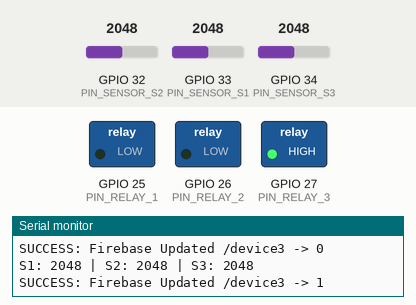
This sketch was run on a simulated ESP32. On the bench: switched loads named in the sketch (green lamp = pin HIGH), the last lines printed to the serial monitor. Inputs (shaded band) come from the test bench; at power-on: GPIO 33 (PIN_SENSOR_S1) = 2048, GPIO 32 (PIN_SENSOR_S2) = 2048, GPIO 34 (PIN_SENSOR_S3) = 2048 (analog values on the 0–4095 scale). WiFi joins after 1.5 s; servers stay silent unless stated.

Above: at 3.1 s.
3.2 s: GPIO 33 (PIN_SENSOR_S1) set to 2527
4.7 s: GPIO 33 (PIN_SENSOR_S1) set to 2661
At 5.9 s:
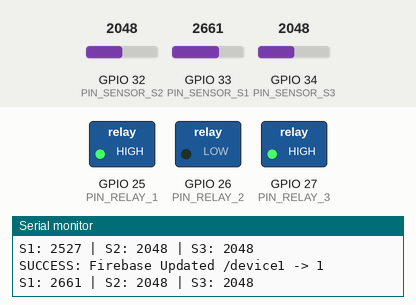
6.2 s: GPIO 32 (PIN_SENSOR_S2) set to 2577
7.7 s: GPIO 32 (PIN_SENSOR_S2) set to 2707
At 8.2 s:
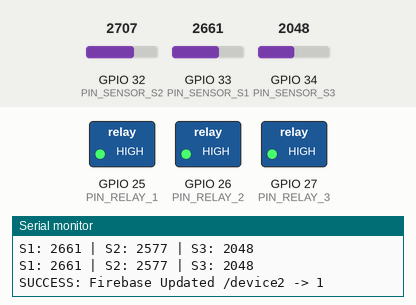
Timing chart, 0 to 10.3 s (numbered marks = the images above; inputs shaded):
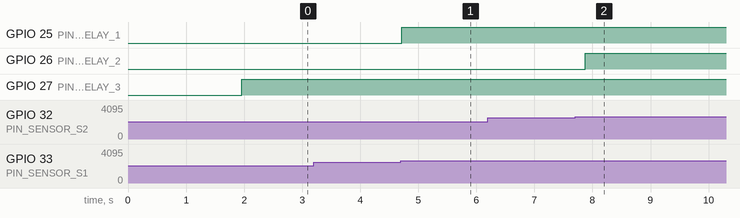

Measured:
- the behaviour switches between 2590 and 2591 on GPIO 33 (PIN_SENSOR_S1) (found by bisection; images 0 and 1)
- the behaviour switches between 2635 and 2636 on GPIO 32 (PIN_SENSOR_S2) (found by bisection; images 1 and 2)
- after the input at 4.7 s, GPIO 25 (PIN_RELAY_1): LOW → HIGH at once
- after the input at 7.7 s, GPIO 26 (PIN_RELAY_2): LOW → HIGH after 0.17 s

The sketch:

ESP32Code.ino
```cpp
#include <Arduino.h>
#include <WiFi.h>
#include <Firebase_ESP_Client.h>

// --- USER CONFIGURATION ---
#define WIFI_SSID "YOUR_WIFI_NAME"
#define WIFI_PASSWORD "YOUR_WIFI_PASSWORD"

// Firebase Config
#define API_KEY "YOUR_FIREBASE_API_KEY"
#define DATABASE_URL "YOUR_PROJECT_ID.firebaseio.com"

// --- Pin Definitions ---
const int PIN_SENSOR_S2 = 32;
const int PIN_SENSOR_S1 = 33;
const int PIN_SENSOR_S3 = 34;

const int PIN_RELAY_1 = 25;
const int PIN_RELAY_2 = 26;
const int PIN_RELAY_3 = 27;

// --- Thresholds (Adjust these based on Serial Monitor values) ---
const int THRESHOLD_S2 = 2635;
const int THRESHOLD_S1 = 2590;
const int THRESHOLD_S3 = 3800;

// --- Firebase Objects ---
FirebaseData fbDO;
FirebaseAuth auth;
FirebaseConfig config;
bool wifiConnected = false;

// --- State Variables ---
bool relayState1 = false;
bool relayState2 = false;
bool relayState3 = false;

bool lastStateS1Bent = false;
bool lastStateS2Bent = false;
bool lastStateS3Bent = false;

unsigned long lastDebounceTime = 0;
const unsigned long debounceDelay = 200;

void setup() {
  Serial.begin(115200);

  // 1. Initialize Pins
  pinMode(PIN_RELAY_1, OUTPUT);
  pinMode(PIN_RELAY_2, OUTPUT);
  pinMode(PIN_RELAY_3, OUTPUT);
  digitalWrite(PIN_RELAY_1, LOW);
  digitalWrite(PIN_RELAY_2, LOW);
  digitalWrite(PIN_RELAY_3, LOW);
  analogReadResolution(12);

  // 2. Connect to WiFi
  Serial.print("Connecting to WiFi");
  WiFi.begin(WIFI_SSID, WIFI_PASSWORD);
  while (WiFi.status() != WL_CONNECTED) {
    Serial.print(".");
    delay(300);
  }
  Serial.println();
  Serial.print("Connected with IP: ");
  Serial.println(WiFi.localIP());
  wifiConnected = true;

  // 3. Connect to Firebase (FIXED SETTINGS)
  config.api_key = API_KEY;
  config.database_url = DATABASE_URL;

  // --- CRITICAL FIXES FOR SSL ERRORS ---
  config.timeout.wifiReconnect = 10 * 1000;    // Wait 10s for WiFi
  config.timeout.socketConnection = 10 * 1000; // Wait 10s for Server
  config.timeout.sslHandshake = 10 * 1000;     // Wait 10s for Security

  config.signer.test_mode = true;

  // Reduce buffer size to prevent memory crashes on hotspots
  fbDO.setBSSLBufferSize(1024, 1024);
  // ------------------------------------

  Firebase.begin(&config, &auth);
  Firebase.reconnectWiFi(true);
  Serial.println("Firebase initialized successfully.");

  Serial.println("Resetting all devices to OFF...");
  updateFirebase("/device1", false);
  updateFirebase("/device2", false);
  updateFirebase("/device3", false);

}

// Helper to update Firebase
void updateFirebase(String path, bool state) {
  if (Firebase.ready()) {
    if (Firebase.RTDB.setBool(&fbDO, path, state)) {
      Serial.print("SUCCESS: Firebase Updated ");
      Serial.print(path);
      Serial.print(" -> ");
      Serial.println(state);
    } else {
      Serial.print("ERROR: ");
      Serial.println(fbDO.errorReason());
    }
  }
}

void loop() {
  // Read Sensors
  int readingS1 = analogRead(PIN_SENSOR_S1);
  int readingS2 = analogRead(PIN_SENSOR_S2);
  int readingS3 = analogRead(PIN_SENSOR_S3);

  // --- PRINT VALUES FOR DEBUGGING ---
  // Use these numbers to fix your Thresholds!
static unsigned long lastPrintTime = 0;
  if (millis() - lastPrintTime > 1000) {
    Serial.print("S1: "); Serial.print(readingS1);
    Serial.print(" | S2: "); Serial.print(readingS2);
    Serial.print(" | S3: "); Serial.println(readingS3);
    lastPrintTime = millis();
  }
  // ---------------------------------

  // Determine Bends
  bool isS1Bent = (readingS1 > THRESHOLD_S1);
  bool isS2Bent = (readingS2 > THRESHOLD_S2);
  bool isS3Bent = (readingS3 < THRESHOLD_S3);

  // Debounce & Logic
  if (millis() - lastDebounceTime > debounceDelay) {

    // --- Device 1 (S1) ---
    if (isS1Bent && !lastStateS1Bent) {
      relayState1 = !relayState1;
      digitalWrite(PIN_RELAY_1, relayState1 ? HIGH : LOW);
      updateFirebase("/device1", relayState1);
      lastDebounceTime = millis();
    }

    // --- Device 2 (S2) ---
    if (isS2Bent && !lastStateS2Bent) {
      relayState2 = !relayState2;
      digitalWrite(PIN_RELAY_2, relayState2 ? HIGH : LOW);
      updateFirebase("/device2", relayState2);
      lastDebounceTime = millis();
    }

    // --- Device 3 (S3) ---
    if (isS3Bent && !lastStateS3Bent) {
      relayState3 = !relayState3;
      digitalWrite(PIN_RELAY_3, relayState3 ? HIGH : LOW);
      updateFirebase("/device3", relayState3);
      lastDebounceTime = millis();
    }
  }

  // Update history
  lastStateS1Bent = isS1Bent;
  lastStateS2Bent = isS2Bent;
  lastStateS3Bent = isS3Bent;

  // Slower delay to prevent network congestion
  delay(200);
}
```
